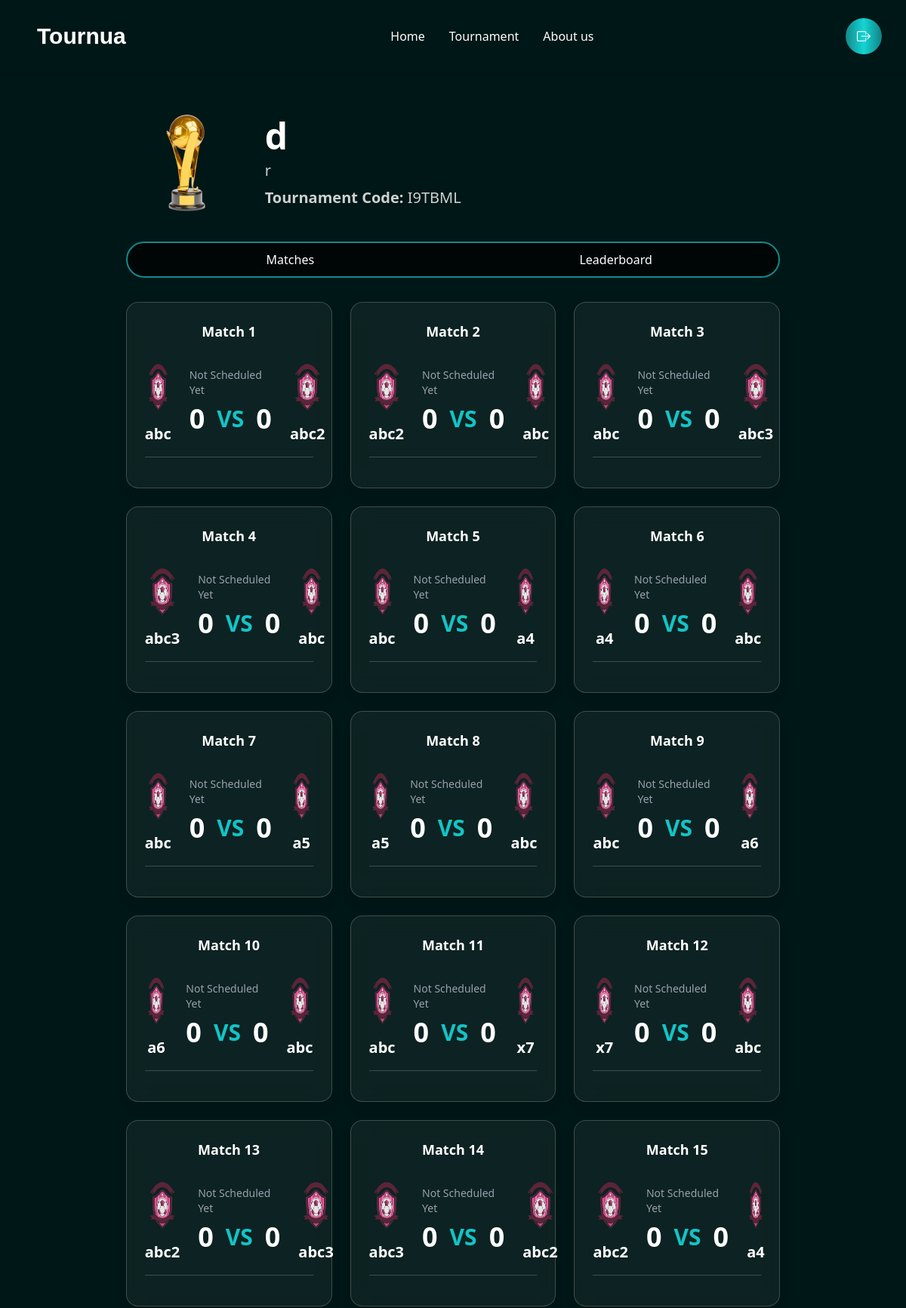
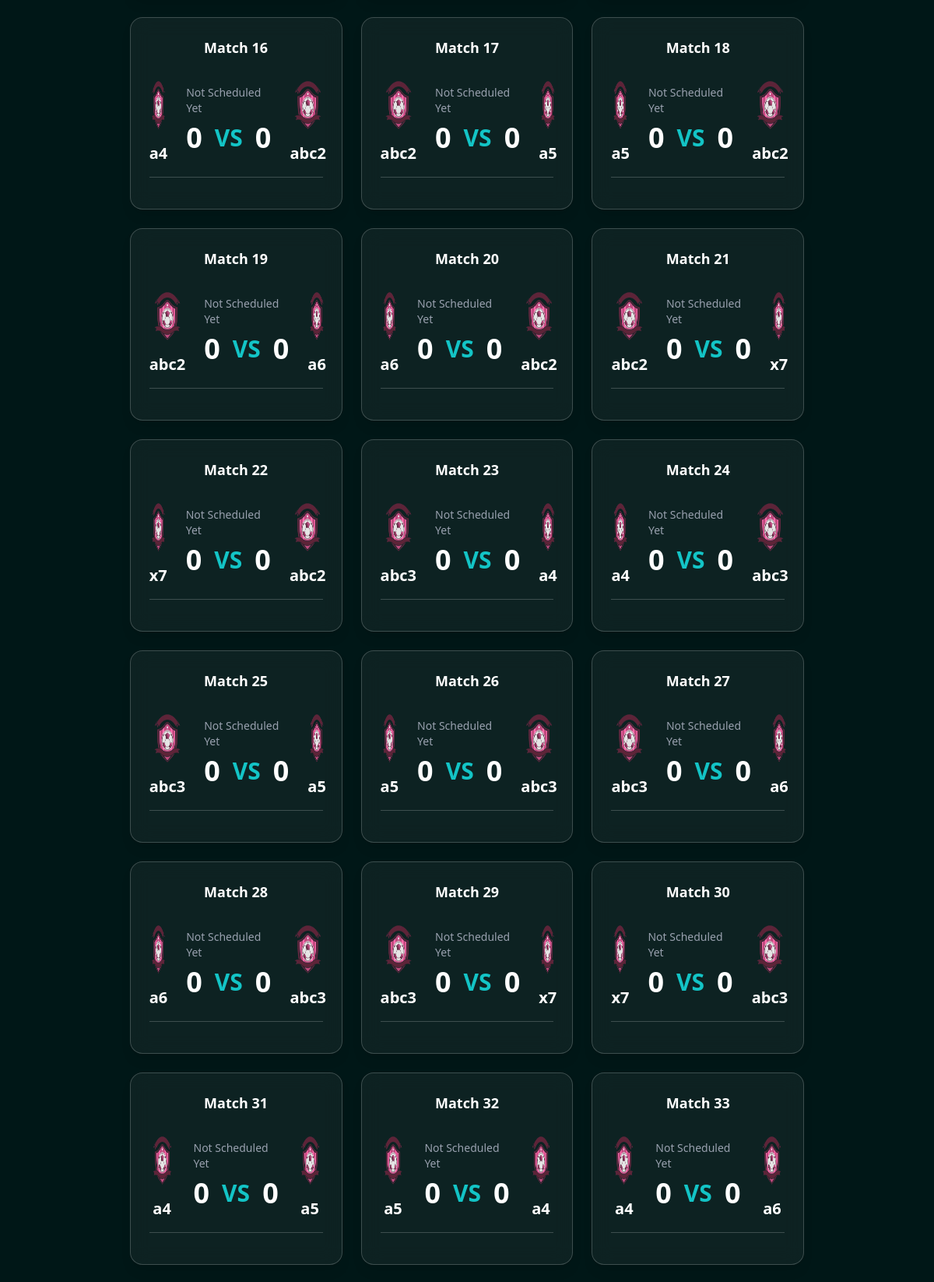
Page /Tournua/tournament/9 (upper part) on the committed database (2 pictures, top to bottom).
### tournua/models.py (models this page shows, shortened)
class Tournament(models.Model):
    user = models.ForeignKey(UserAccount, on_delete=models.CASCADE, related_name="tournaments")
    code = models.CharField(max_length=8, unique=True, editable=False)
    name = models.CharField(max_length=200)
    description = models.TextField(blank=True)
    trophy = models.ImageField(upload_to="trophies/", blank=True, null=True)
    tournament_type = models.CharField(max_length=50, choices=[("online", "Online"), ("offline", "Offline")])
    player_type = models.CharField(max_length=50, choices=[("single", "Single"), ("team", "Team")])
    format = models.CharField(max_length=50, choices=[("Knockout", "Knockout"), ("League", "League")])
    num_groups = models.IntegerField(default=2)
    teams_per_group = models.IntegerField(default=4)
    created_at = models.DateTimeField(auto_now_add=True)
    participants = models.ManyToManyField(UserAccount, related_name="joined_tournaments", blank=True)

class Match(models.Model):
    tournament = models.ForeignKey(Tournament, on_delete=models.CASCADE, related_name="matches")
    team1 = models.ForeignKey(Team, on_delete=models.CASCADE, related_name="team1_matches")
    team2 = models.ForeignKey(Team, on_delete=models.CASCADE, related_name="team2_matches")
    match_date = models.DateTimeField(blank=True, null=True)  # optional
    team1_score = models.IntegerField(default=0)
    team2_score = models.IntegerField(default=0)
    played = models.BooleanField(default=False)
    created_at = models.DateTimeField(auto_now_add=True)

class Team(models.Model):
    tournament = models.ForeignKey(Tournament, on_delete=models.CASCADE, related_name="teams")
    name = models.CharField(max_length=200)
    logo = models.ImageField(upload_to="team_logos/", blank=True, null=True)

### tournua/views.py (the view)
# urls.py: path("tournament/<int:tournament_id>", views.tournament_view, name="viewTournament"),
def tournament_view(request, tournament_id):
    user = None
    user_id = request.session.get("user_id")
    if user_id:
        try:
            user = UserAccount.objects.get(id=user_id)
        except UserAccount.DoesNotExist:
            user = None
    tournament = get_object_or_404(Tournament, id=tournament_id)
    matches = Match.objects.filter(tournament=tournament).select_related('team1', 'team2').order_by('created_at')
    is_creator = user and tournament.user == user
    context = {
        'tournament': tournament,
        'matches': matches,
        'user': user,
        'is_creator': is_creator
    }
    return render(request, 'view.html', context)

### template/view.html (shortened to what this page needs)
{% load static %}
<!DOCTYPE html>
<html lang="en">
<head>
<link href="https://cdn.jsdelivr.net/npm/daisyui@5" rel="stylesheet" type="text/css" />
<script src="https://cdn.jsdelivr.net/npm/@tailwindcss/browser@4"></script>
<link rel="stylesheet" href="https://cdn.jsdelivr.net/npm/bootstrap-icons@1.13.1/font/bootstrap-icons.min.css">
<link rel="stylesheet" href="{% static 'css/style.css' %}">
</head>
<body class="bg-[#001717]">
<header>
  <div class="navbar shadow-sm px-4 py-4 lg:px-8 lg:py-6 flex justify-between items-center">
    <a class="btn btn-ghost text-2xl lg:text-3xl text-white font-cs-gelios">Tournua</a>
    <div class="hidden lg:flex gap-8 text-white font-medium">
      <a href="#">Home</a>
      <a href="#">Tournament</a>
      <a href="#">About us</a>
    </div>
    <a href="{% url 'logout' %}" class="relative inline-flex items-center justify-center w-10 h-10 lg:w-12 lg:h-12 text-white bg-black rounded-full">
      <span class="absolute inset-0 rounded-full p-[2px] bg-gradient-to-r from-[#13898B] via-[#14D5D4] via-[#0C6083] to-[#118285]"></span>
      <span class="relative z-10 flex items-center justify-center w-full h-full rounded-full">
        <i class="bi bi-box-arrow-right text-lg"></i>
      </span>
    </a>
  </div>
</header>
<main class="flex flex-col items-center px-4 py-10 gap-10 lg:px-20">
  <div class="mx-auto h-auto w-10/12  bg-cover bg-center">
    <div class="flex flex-col sm:flex-row sm:items-center gap-4 sm:gap-6">
      <img src="{% static 'trophies/Trophy1.png' %}" alt="Trophy" class="w-24 sm:w-32 lg:w-40 object-contain mx-auto sm:mx-0">
      <div class="text-white text-center sm:text-left space-y-2">
        <p class="text-3xl sm:text-4xl lg:text-5xl font-semibold">{{ tournament.name }}</p>
        <p class="text-lg sm:text-xl text-white/80">{{ tournament.description }}</p>
        <p class="text-lg sm:text-xl text-white/80"><b>Tournament Code:</b> {{ tournament.code }}</p>
      </div>
    </div>
    <div class="w-full flex rounded-3xl border-2 border-[#13898B] overflow-hidden text-white bg-black/70 backdrop-blur-md mt-6">
      <button class="w-1/2 py-2.5 font-medium text-center transition-all duration-200 hover:bg-[#13898B]/30 focus:bg-[#13898B] focus:text-white">
        Matches
      </button>
      <a href="{% url 'leaderboard' tournament.id %}" class="w-1/2 py-2.5 font-medium text-center transition-all duration-200 hover:bg-[#13898B]/30 focus:bg-[#13898B] focus:text-white">
        Leaderboard
      </a>
    </div>
    <div class="grid grid-cols-1 sm:grid-cols-2 lg:grid-cols-3 gap-6 mt-8">
      {% for match in matches %}
      <div class="bg-white/5 backdrop-blur-md rounded-2xl border border-white/20 p-6 hover:scale-[1.02] hover:bg-white/20 transition duration-300 shadow-lg hover:border-[#13898B]">
        <p class="text-white text-center text-lg font-semibold mb-5">
          Match {{ forloop.counter }}
        </p>
        <div class="flex flex-col sm:flex-row items-center justify-between gap-4 sm:gap-6 w-full">
          <div class="flex flex-col items-center justify-center space-y-2">
            <img src="{% static 'trophies/Logo1.png' %}" alt="Team 1 Logo" class="w-16 h-16 sm:w-20 sm:h-20">
            <div class="flex items-center justify-center">
              <p class="text-lg sm:text-xl text-white font-semibold text-center">{{ match.team1.name }}</p>
            </div>
          </div>
          <div class="flex flex-col items-center gap-2 text-white">
            {% if match.played %}
              <p class="text-sm text-green-400 font-medium uppercase tracking-wide">Played</p>
            {% elif match.match_date %}
              <p class="text-sm text-yellow-300 font-medium">{{ match.match_date|date:"M d, Y h:i A" }}</p>
            {% else %}
              <p class="text-sm text-gray-400 font-medium">Not Scheduled Yet</p>
            {% endif %}
            <div class="flex items-center gap-4 text-3xl sm:text-4xl font-bold">
              <span>{{ match.team1_score|default_if_none:"-" }}</span>
              <span class="text-[#13C4C6] text-2xl sm:text-3xl">VS</span>
              <span>{{ match.team2_score|default_if_none:"-" }}</span>
            </div>
          </div>
          <div class="flex flex-col items-center justify-center space-y-2">
            <img src="{% static 'trophies/Logo1.png' %}" alt="Team 2 Logo" class="w-16 h-16 sm:w-20 sm:h-20">
            <div class="flex items-center justify-center">
              <p class="text-lg sm:text-xl text-white font-semibold text-center">{{ match.team2.name }}</p>
            </div>
          </div>
        </div>
        <hr class="my-4 border-white/20">
      </div>
      {% endfor %}
    </div>
  </div>
</main>
</body>
</html>

### static/css/style.css (style rules this page uses)
.font-cs-gelios { font-family: "CS Gelios", sans-serif; }

### rows in the picture
Tournament: name "d", description "r", code "I9TBML"
Match: team1.name "abc", played "Not Scheduled Yet", team1_score "0", team2_score "0", team2.name "abc2"
Match: team1.name "abc2", played "Not Scheduled Yet", team1_score "0", team2_score "0", team2.name "abc"
Match: team1.name "abc", played "Not Scheduled Yet", team1_score "0", team2_score "0", team2.name "abc3"
Match: team1.name "abc3", played "Not Scheduled Yet", team1_score "0", team2_score "0", team2.name "abc"
Match: team1.name "abc", played "Not Scheduled Yet", team1_score "0", team2_score "0", team2.name "a4"
Match: team1.name "a4", played "Not Scheduled Yet", team1_score "0", team2_score "0", team2.name "abc"
Match: team1.name "abc", played "Not Scheduled Yet", team1_score "0", team2_score "0", team2.name "a5"
Match: team1.name "a5", played "Not Scheduled Yet", team1_score "0", team2_score "0", team2.name "abc"
Match: team1.name "abc", played "Not Scheduled Yet", team1_score "0", team2_score "0", team2.name "a6"
Match: team1.name "a6", played "Not Scheduled Yet", team1_score "0", team2_score "0", team2.name "abc"
Match: team1.name "abc", played "Not Scheduled Yet", team1_score "0", team2_score "0", team2.name "x7"
Match: team1.name "x7", played "Not Scheduled Yet", team1_score "0", team2_score "0", team2.name "abc"
Match: team1.name "abc2", played "Not Scheduled Yet", team1_score "0", team2_score "0", team2.name "abc3"
Match: team1.name "abc3", played "Not Scheduled Yet", team1_score "0", team2_score "0", team2.name "abc2"
Match: team1.name "abc2", played "Not Scheduled Yet", team1_score "0", team2_score "0", team2.name "a4"
Match: team1.name "a4", played "Not Scheduled Yet", team1_score "0", team2_score "0", team2.name "abc2"
Match: team1.name "abc2", played "Not Scheduled Yet", team1_score "0", team2_score "0", team2.name "a5"
Match: team1.name "a5", played "Not Scheduled Yet", team1_score "0", team2_score "0", team2.name "abc2"
Match: team1.name "abc2", played "Not Scheduled Yet", team1_score "0", team2_score "0", team2.name "a6"
Match: team1.name "a6", played "Not Scheduled Yet", team1_score "0", team2_score "0", team2.name "abc2"
Match: team1.name "abc2", played "Not Scheduled Yet", team1_score "0", team2_score "0", team2.name "x7"
Match: team1.name "x7", played "Not Scheduled Yet", team1_score "0", team2_score "0", team2.name "abc2"
Match: team1.name "abc3", played "Not Scheduled Yet", team1_score "0", team2_score "0", team2.name "a4"
Match: team1.name "a4", played "Not Scheduled Yet", team1_score "0", team2_score "0", team2.name "abc3"
Match: team1.name "abc3", played "Not Scheduled Yet", team1_score "0", team2_score "0", team2.name "a5"
Match: team1.name "a5", played "Not Scheduled Yet", team1_score "0", team2_score "0", team2.name "abc3"
Match: team1.name "abc3", played "Not Scheduled Yet", team1_score "0", team2_score "0", team2.name "a6"
Match: team1.name "a6", played "Not Scheduled Yet", team1_score "0", team2_score "0", team2.name "abc3"
Match: team1.name "abc3", played "Not Scheduled Yet", team1_score "0", team2_score "0", team2.name "x7"
Match: team1.name "x7", played "Not Scheduled Yet", team1_score "0", team2_score "0", team2.name "abc3"
Match: team1.name "a4", played "Not Scheduled Yet", team1_score "0", team2_score "0", team2.name "a5"
Match: team1.name "a5", played "Not Scheduled Yet", team1_score "0", team2_score "0", team2.name "a4"
Match: team1.name "a4", played "Not Scheduled Yet", team1_score "0", team2_score "0", team2.name "a6"
